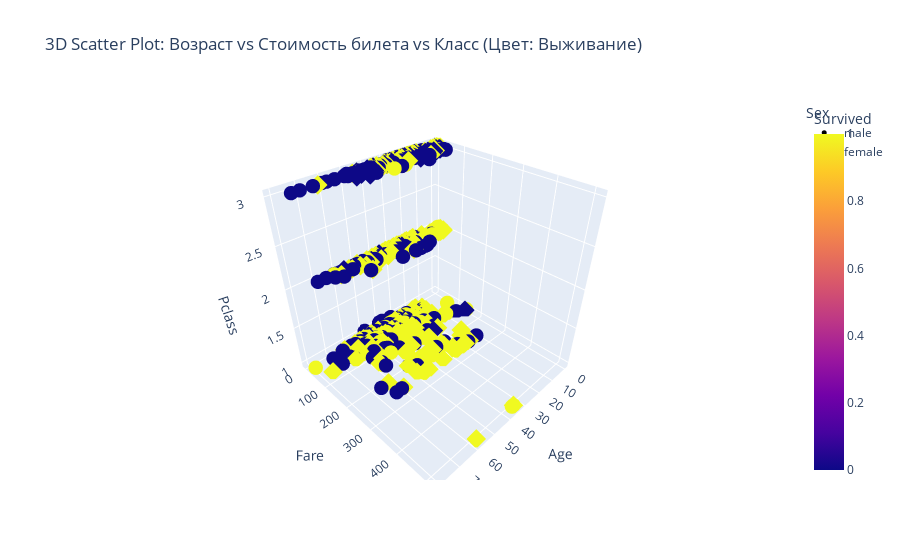

Source (notebook cell):
### Markdown cell above
3D Scatter Plot

### Code cell
fig9 = px.scatter_3d(combined_df.dropna(subset=['Age', 'Fare', 'Pclass']),
                    x='Age', y='Fare', z='Pclass',
                    color='Survived', 
                    title='3D Scatter Plot: Возраст vs Стоимость билета vs Класс (Цвет: Выживание)',
                    hover_data=['Name', 'Sex'],
                    symbol='Sex')
fig9.update_traces(marker=dict(size=5))
fig9.show()

### Figure 1 — Plotly figure (JSON) as saved in the notebook; plotly's stock layout.template omitted (floating-point values rounded to 4 significant figures; data arrays with more than 128 entries replaced by an {"elided": "..."} marker saying what was removed)
{"data": [{"customdata": {"elided": "657x2 str values"}, "hovertemplate": "Sex=%{customdata[1]}<br>Age=%{x}<br>Fare=%{y}<br>Pclass=%{z}<br>Name=%{customdata[0]}<br>Survived=%{marker.color}<extra></extra>", "legendgroup": "male", "marker": {"color": {"elided": "657 int values"}, "coloraxis": "coloraxis", "size": 5, "symbol": "circle"}, "mode": "markers", "name": "male", "scene": "scene", "showlegend": true, "type": "scatter3d", "x": {"elided": "657 float values"}, "y": {"elided": "657 float values"}, "z": {"elided": "657 int values"}}, {"customdata": {"elided": "388x2 str values"}, "hovertemplate": "Sex=%{customdata[1]}<br>Age=%{x}<br>Fare=%{y}<br>Pclass=%{z}<br>Name=%{customdata[0]}<br>Survived=%{marker.color}<extra></extra>", "legendgroup": "female", "marker": {"color": {"elided": "388 int values"}, "coloraxis": "coloraxis", "size": 5, "symbol": "diamond"}, "mode": "markers", "name": "female", "scene": "scene", "showlegend": true, "type": "scatter3d", "x": {"elided": "388 float values"}, "y": {"elided": "388 float values"}, "z": {"elided": "388 int values"}}], "layout": {"coloraxis": {"colorbar": {"title": {"text": "Survived"}}, "colorscale": [[0, "#0d0887"], [0.1111, "#46039f"], [0.2222, "#7201a8"], [0.3333, "#9c179e"], [0.4444, "#bd3786"], [0.5556, "#d8576b"], [0.6667, "#ed7953"], [0.7778, "#fb9f3a"], [0.8889, "#fdca26"], [1, "#f0f921"]]}, "legend": {"title": {"text": "Sex"}, "tracegroupgap": 0}, "scene": {"domain": {"x": [0, 1], "y": [0, 1]}, "xaxis": {"title": {"text": "Age"}}, "yaxis": {"title": {"text": "Fare"}}, "zaxis": {"title": {"text": "Pclass"}}}, "title": {"text": "3D Scatter Plot: Возраст vs Стоимость билета vs Класс (Цвет: Выживание)"}}}
